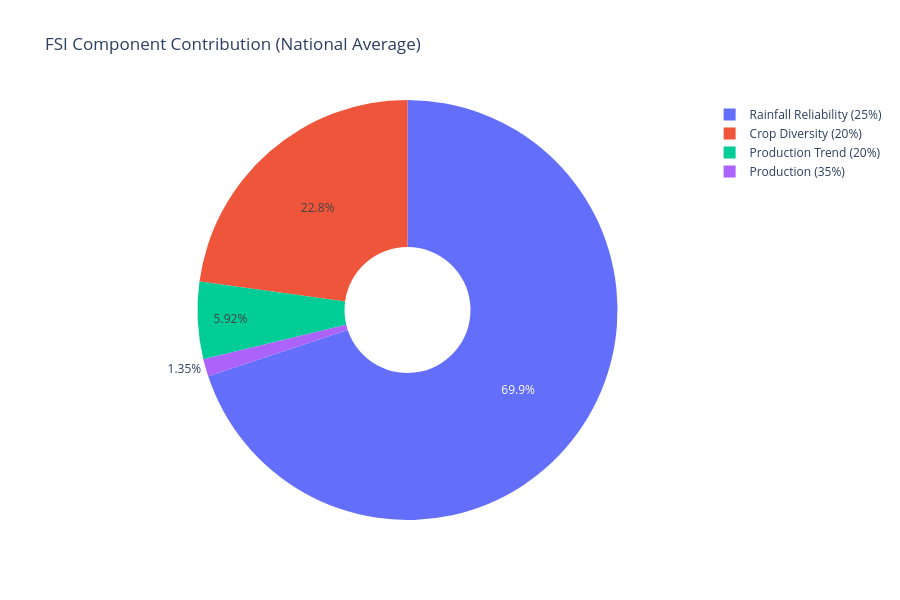

This figure's notebook cell:
### Markdown cell above
## 8. Component Contribution Analysis

### Code cell
# Calculate weighted contributions
components = {
    'Production (35%)': district_metrics['production_score'].mean() * 0.35,
    'Rainfall Reliability (25%)': district_metrics['rainfall_reliability_score'].mean() * 0.25,
    'Crop Diversity (20%)': district_metrics['diversity_score'].mean() * 0.20,
    'Production Trend (20%)': district_metrics['trend_score'].mean() * 0.20
}

# Pie chart
fig = go.Figure(data=[go.Pie(
    labels=list(components.keys()),
    values=list(components.values()),
    hole=0.3
)])

fig.update_layout(
    title='FSI Component Contribution (National Average)',
    font=dict(size=12),
    height=600
)

fig.write_html(f'{OUTPUT}/india_fsi_components.html')
fig.show()

print("\nFSI Component Contributions:")
for comp, val in components.items():
    print(f"  {comp}: {val:.4f}")

### Figure 1 — Plotly figure (JSON) as saved in the notebook; plotly's stock layout.template omitted (floating-point values rounded to 4 significant figures)
{"data": [{"hole": 0.3, "labels": ["Production (35%)", "Rainfall Reliability (25%)", "Crop Diversity (20%)", "Production Trend (20%)"], "type": "pie", "values": [0.004817, 0.2494, 0.08149, 0.02113]}], "layout": {"font": {"size": 12}, "height": 600, "title": {"text": "FSI Component Contribution (National Average)"}}}
